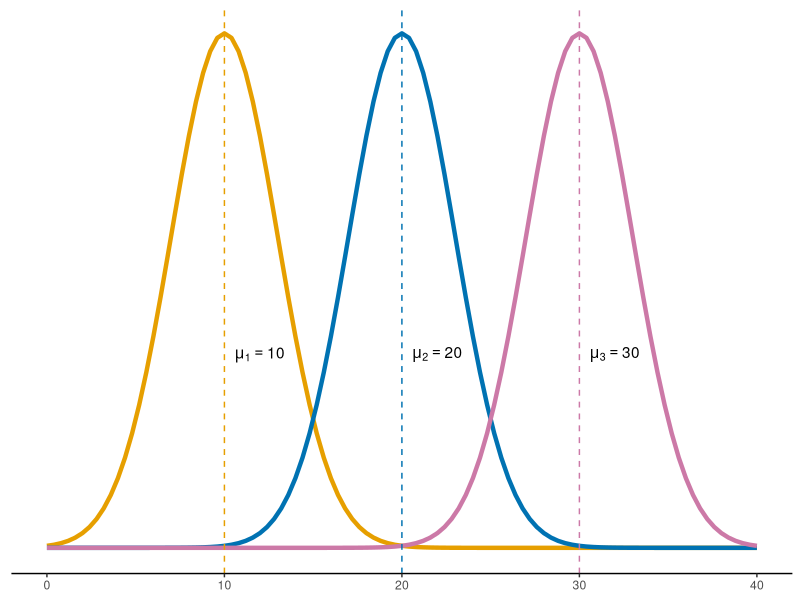
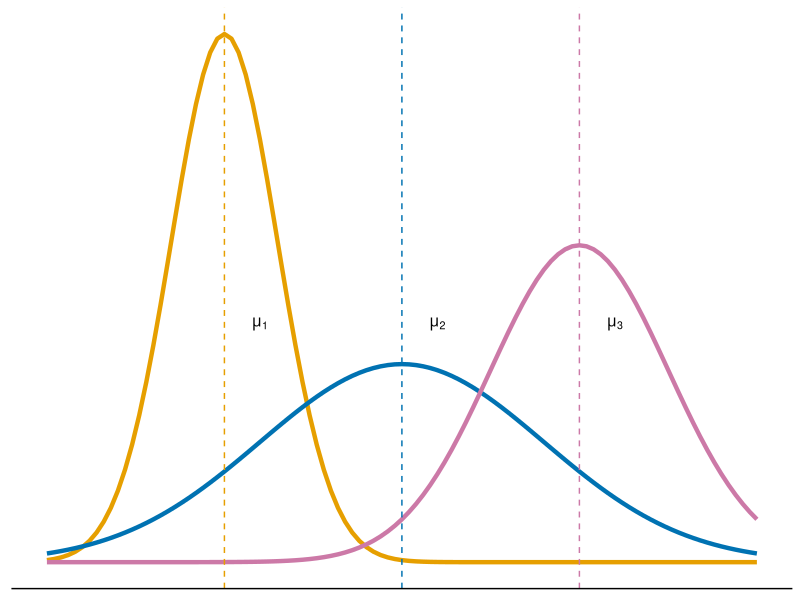
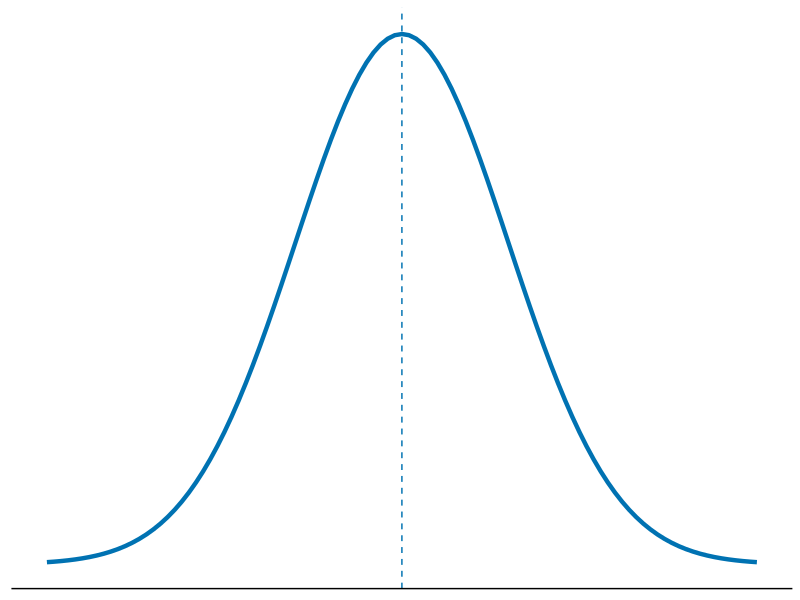
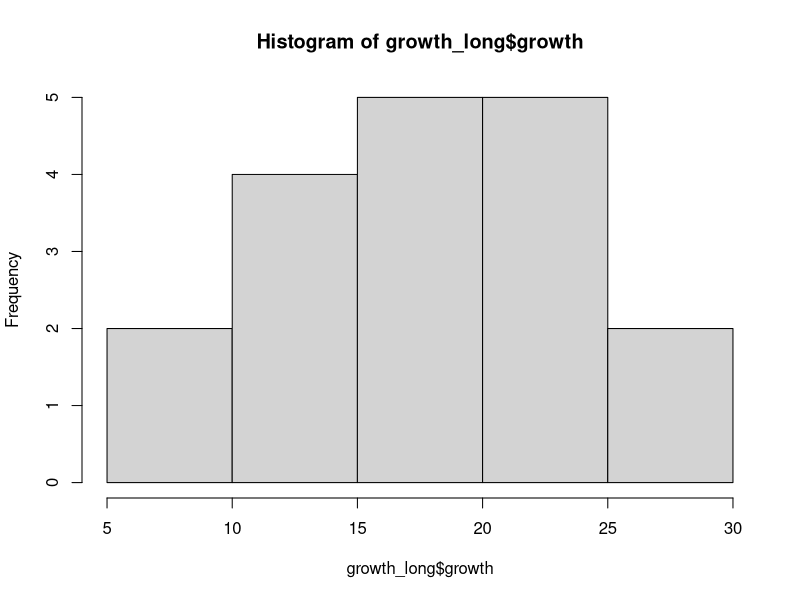
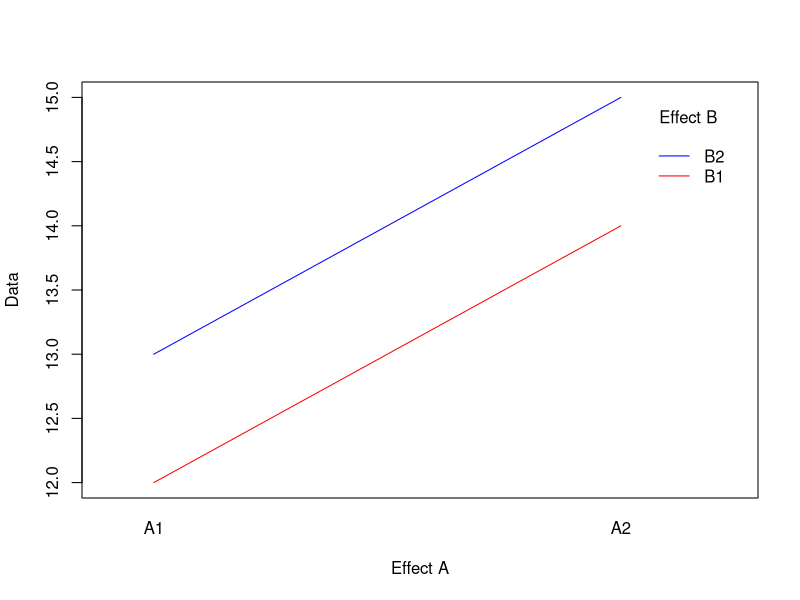
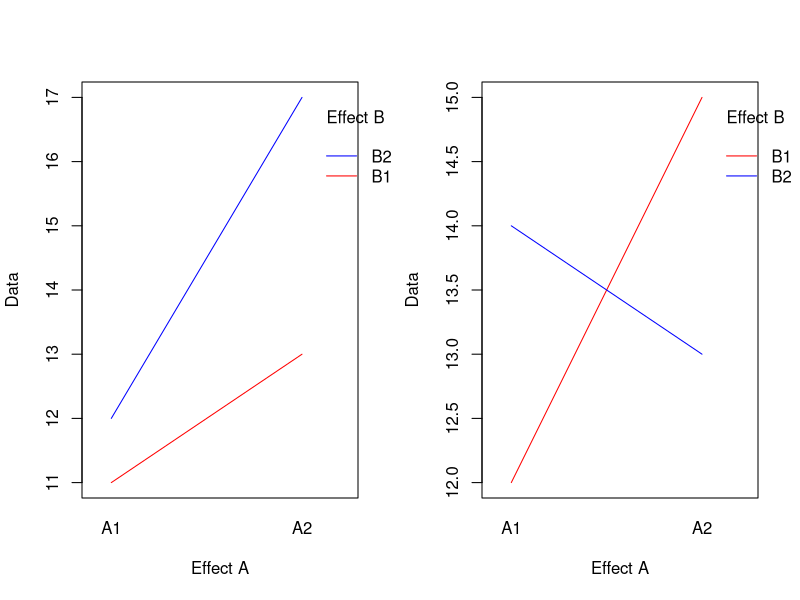
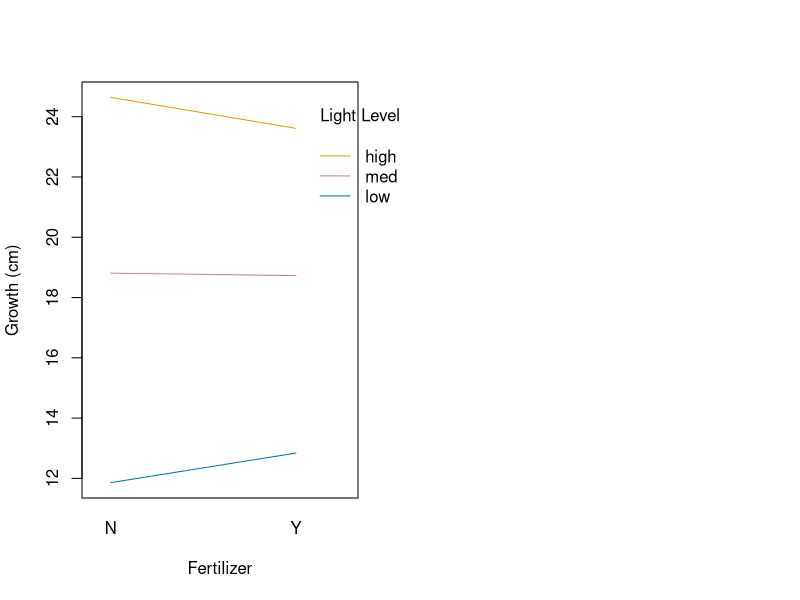

Generate these figures, in order, with R:
## ---- chunk 1
#| echo: true
# Reading in data
growth <- data.frame(plant = c("plant 1","plant 2","plant 3","plant 4","plant 5","plant 6"),
                     low = c(18.51,5.99,14.02,7.06,14.96,13.56),
                     med = c(19.19,19.09,17.90,21.47,20.38,14.58),
                     high = c(19.23,24.27,27.34,22.23,22.92,28.77))
growth
## ---- chunk 2
#| echo: true
#| code-line-numbers: "|3|4|5|6|"
# Putting data in long format
library(tidyr)
growth_long <- pivot_longer(data = growth,
                            cols = "low":"high",
                            names_to = "light_level",
                            values_to = "growth")
head(growth_long)
## ---- chunk 3
#| fig-align: center

library(ggplot2)

ggplot(data.frame(x = c(0,40)), aes(x = x)) +
  stat_function(fun = dnorm, args = list(mean = 10, sd = 3), color = "#E69F00", linewidth = 1.5) +
  stat_function(fun = dnorm, args = list(mean = 20, sd = 3), color = "#0072B2", linewidth = 1.5) +
  stat_function(fun = dnorm, args = list(mean = 30, sd = 3), color = "#CC79A7", linewidth = 1.5) + 
  geom_vline(xintercept = c(10,20,30), 
             color = c("#E69F00","#0072B2","#CC79A7"), 
             linetype = "dashed") +
  geom_text(data = data.frame(
    x = c(12, 22, 32),
    y = c(0.05, 0.05, 0.05),
    label = c("mu[1] == 10", "mu[2] == 20", "mu[3] == 30")),
    aes(x = x, y = y, label = label), parse = TRUE) +
  theme(axis.line = element_line(colour = "black"),
        panel.grid.major = element_blank(),
        panel.grid.minor = element_blank(),
        panel.border = element_blank(),
        panel.background = element_blank(),
        axis.ticks.y = element_blank(),
        axis.text.y = element_blank(),
        axis.title.y = element_blank(),
        axis.title.x = element_blank(),
        axis.line.y = element_blank())
## ---- chunk 4
#| fig-align: center

ggplot(data.frame(x = c(0,40)), aes(x = x)) +
  stat_function(fun = dnorm, args = list(mean = 10, sd = 3), color = "#E69F00", linewidth = 1.5) +
  stat_function(fun = dnorm, args = list(mean = 20, sd = 8), color = "#0072B2", linewidth = 1.5) +
  stat_function(fun = dnorm, args = list(mean = 30, sd = 5), color = "#CC79A7", linewidth = 1.5) + 
  geom_vline(xintercept = c(10,20,30), 
             color = c("#E69F00","#0072B2","#CC79A7"), 
             linetype = "dashed") +
  geom_text(data = data.frame(
    x = c(12, 22, 32),
    y = c(0.06, 0.06, 0.06),
    label = c("mu[1]", "mu[2]", "mu[3]")),
    aes(x = x, y = y, label = label), parse = TRUE) +
  theme(axis.line = element_line(colour = "black"),
        panel.grid.major = element_blank(),
        panel.grid.minor = element_blank(),
        panel.border = element_blank(),
        panel.background = element_blank(),
        axis.ticks.y = element_blank(),
        axis.text.y = element_blank(),
        axis.title.y = element_blank(),
        axis.ticks.x = element_blank(),
        axis.text.x = element_blank(),
        axis.title.x = element_blank(),
        axis.line.y = element_blank())
## ---- chunk 5
#| fig-align: center

ggplot(data.frame(x = c(-20,60)), aes(x = x)) +
  stat_function(fun = dnorm, args = list(mean = 20, sd = 12), color = "#0072B2", linewidth = 1.5) +
  geom_vline(xintercept = 20, 
             color = "#0072B2", 
             linetype = "dashed") +
  theme(axis.line = element_line(colour = "black"),
        panel.grid.major = element_blank(),
        panel.grid.minor = element_blank(),
        panel.border = element_blank(),
        panel.background = element_blank(),
        axis.ticks.y = element_blank(),
        axis.text.y = element_blank(),
        axis.title.y = element_blank(),
        axis.ticks.x = element_blank(),
        axis.text.x = element_blank(),
        axis.title.x = element_blank(),
        axis.line.y = element_blank())
## ---- chunk 6
#| echo: true
#| fig-align: center
hist(growth_long$growth)
## ---- chunk 7
#| echo: true
#| code-line-numbers: "|2|3|"
# Run an ANOVA
model <- aov(growth ~ light_level, data = growth_long)
summary(model)
## ---- chunk 8
model <- aov(growth ~ light_level, data = growth_long)
anova(model)
## ---- chunk 9
TukeyHSD(model, conf.level = 0.95) # default to 95% confidence
## ---- chunk 10
#| echo: true
growth2 <- data.frame(plant = c(1:6),
                     fertilizer = rep(c("Y","N"),each=3),
                     low = c(18.51,5.99,14.02,7.06,14.96,13.56),
                     med = c(19.19,19.09,17.90,21.47,20.38,14.58),
                     high = c(19.23,24.27,27.34,22.23,22.92,28.77))
growth_long2 <- pivot_longer(data = growth2,
                            cols = "low":"high",
                            names_to = "light_level",
                            values_to = "growth")
head(growth_long2)
## ---- chunk 11
#| echo: true
#| code-line-numbers: "|2|"
# Run a two-way ANOVA
model2 <- aov(growth ~ light_level*fertilizer, data = growth_long2)
summary(model2)
## ---- chunk 12
inter <- data.frame(A = rep(c("A1","A2"),each = 2),
                    B = rep(c("B1","B2"),2),
                    Data = c(12,13,14,15))

interaction.plot(x.factor = inter$A,
                 trace.factor = inter$B, 
                 response = inter$Data, fun = mean,
                 xlab = "Effect A", ylab = "Data", trace.label = "Effect B",
                 col = c("red","blue"), lty = 1, pch = 2)
## ---- chunk 13
inter1 <- data.frame(A = rep(c("A1","A2"),each = 2),
                    B = rep(c("B1","B2"),2),
                    Data = c(11,12,13,17))
inter2 <- data.frame(A = rep(c("A1","A2"),each = 2),
                    B = rep(c("B1","B2"),2),
                    Data = c(12,14,15,13))

par(mfrow = c(1,2))
interaction.plot(x.factor = inter1$A,
                 trace.factor = inter1$B, 
                 response = inter1$Data, fun = mean,
                 xlab = "Effect A", ylab = "Data", trace.label = "Effect B",
                 col = c("red","blue"), lty = 1, pch = 2)
interaction.plot(x.factor = inter2$A,
                 trace.factor = inter2$B, 
                 response = inter2$Data, fun = mean,
                 xlab = "Effect A", ylab = "Data", trace.label = "Effect B",
                 col = c("red","blue"), lty = 1, pch = 2)
## ---- chunk 14
interaction.plot(x.factor = growth_long2$fertilizer,
                 trace.factor = growth_long2$light_level, 
                 response = growth_long2$growth, fun = mean,
                 xlab = "Fertilizer", ylab = "Growth (cm)", trace.label = "Light Level",
                 col = c("#E69F00","#0072B2","#CC79A7"), lty = 1)
## ---- chunk 15
TukeyHSD(model2, conf.level = 0.95)$`light_level:fertilizer`
